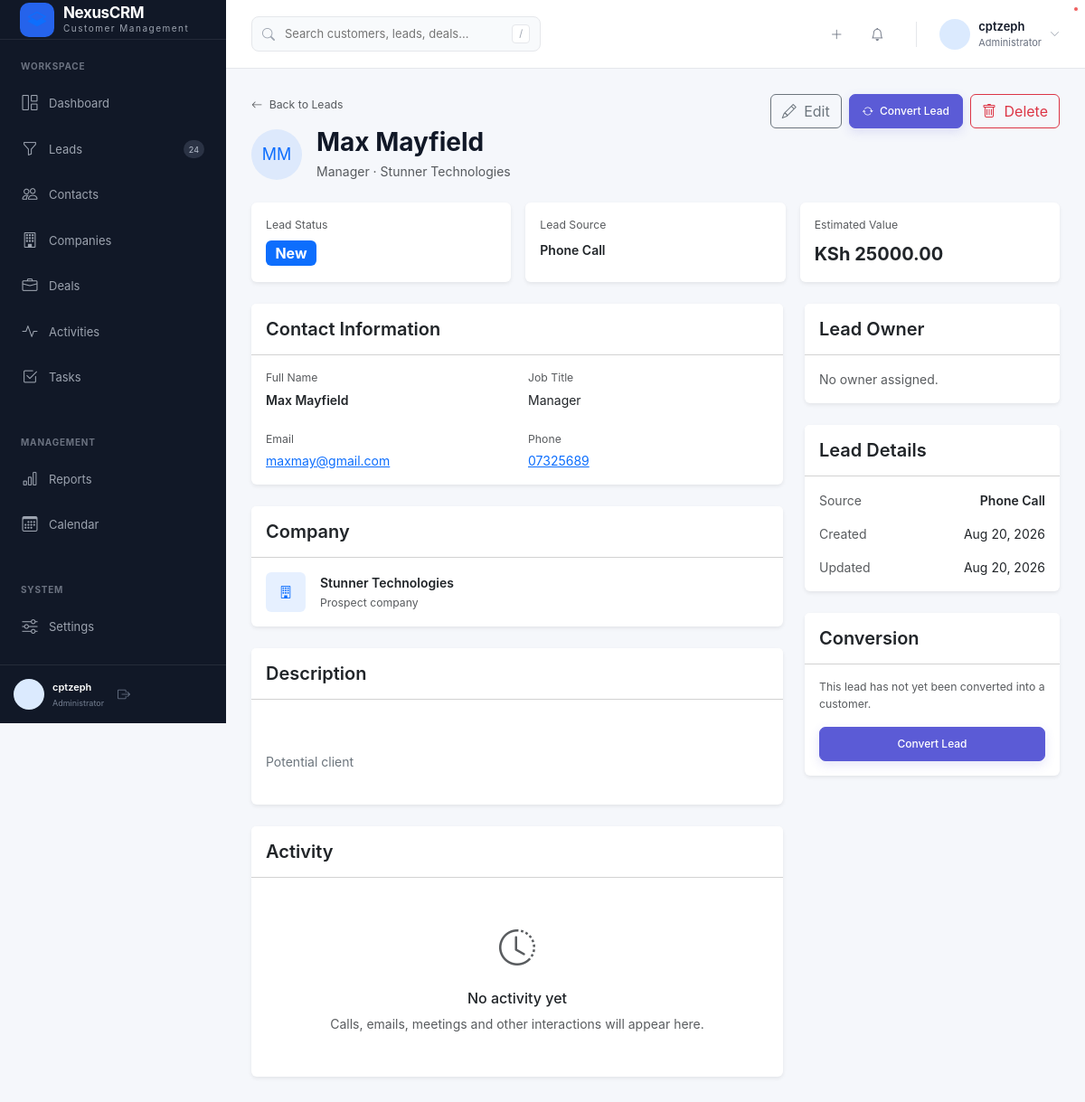
The app's page /leads/5/ (signed in), older data.
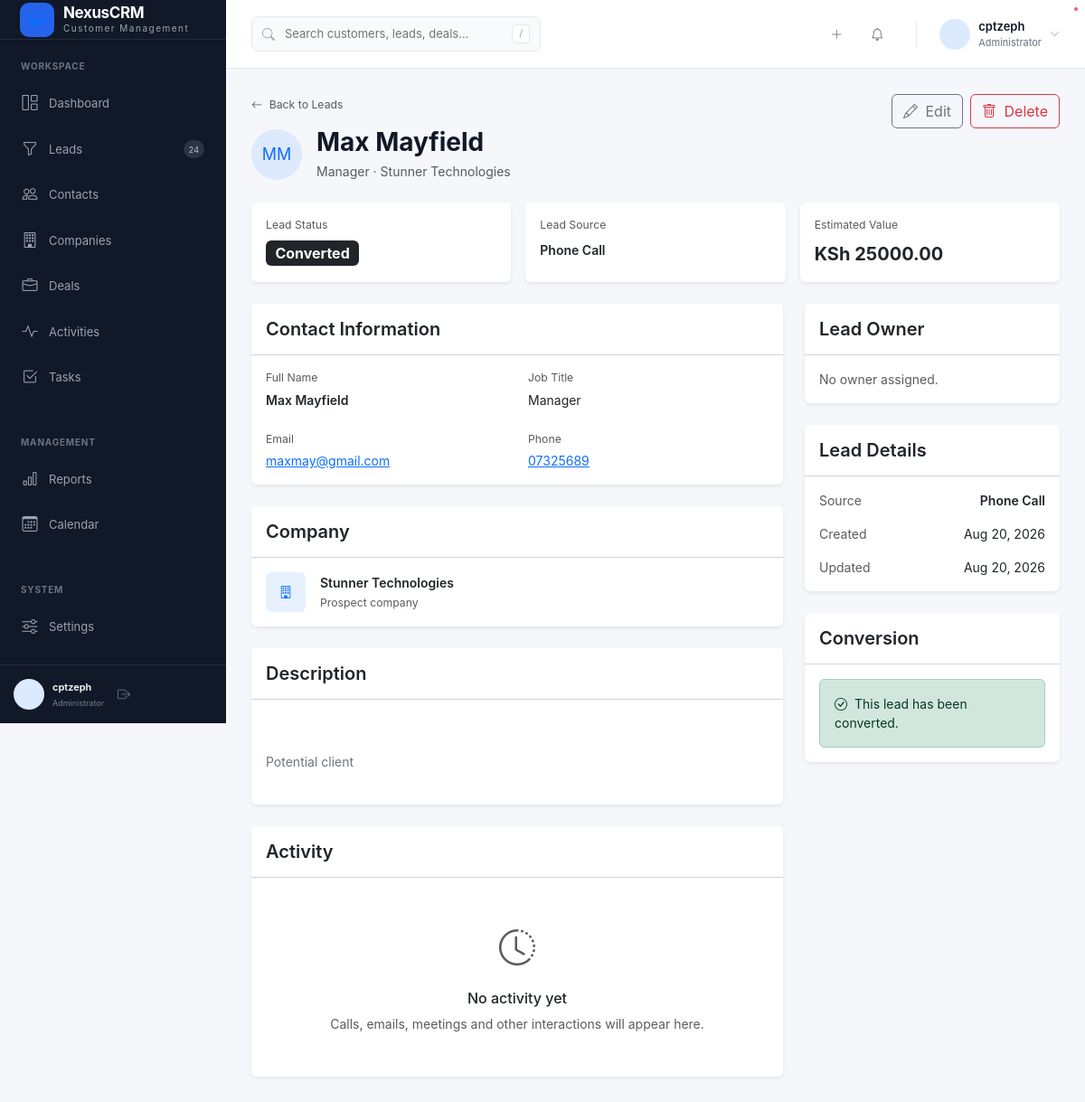
The same page, newer data.
### crmApp/views.py (the view)
# urls.py: path("leads/<int:pk>/", views.lead_detail, name="lead_detail"),
@login_required
def lead_detail(request, pk):
    lead = get_object_or_404(
        Lead.objects.select_related("owner", "converted_company", "converted_contact"),
        pk=pk
    )
    lead.user_can_edit = can_edit(request.user, lead)
    lead.user_can_convert = can_edit(request.user, lead)
    lead.user_can_delete = can_delete(request.user, lead)
    context = {
        "lead": lead,
    }
    return render(
        request,
        "crmApp/leads/detail.html",
        context
    )

### crmApp/context_processors.py (called while the page is built, shortened)
def crm_permissions(request):
    user = request.user
    role = get_user_role(user)
    return {
        "crm_role": role,
        "can_create_records": can_create(user),
        "can_edit_all_records": role in {
            ROLE_ADMIN,
            ROLE_MANAGER,
            ROLE_SUPPORT,
        },
        "can_delete_records": role in {
            ROLE_ADMIN,
            ROLE_MANAGER,
        },
    }

### crmApp/permissions.py (called while the page is built)
def get_user_role(user):
    if not user or not user.is_authenticated:
        return None
    if user.is_superuser:
        return ROLE_ADMIN
    profile = getattr(user, "profile", None)
    if not profile:
        return ROLE_VIEWER
    return profile.role

def can_create(user):
    role = get_user_role(user)
    return role in {
        ROLE_ADMIN,
        ROLE_MANAGER,
        ROLE_SALES,
    }

def can_edit(user, obj):
    role = get_user_role(user)
    if role in {
        ROLE_ADMIN,
        ROLE_MANAGER,
    }:
        return True
    if role == ROLE_SALES:
        return obj.owner_id == user.id
    return False

def can_delete(user, obj):
    role = get_user_role(user)
    return role in {
        ROLE_ADMIN,
        ROLE_MANAGER,
    }

### templates/crmApp/leads/detail.html (shortened to what the changed rows need)
{% extends "crmApp/base.html" %}
{% block content %}
<div class="container-fluid px-0">
    <div class="d-flex justify-content-between align-items-start mb-4">
        <div>
            <div class="d-flex align-items-center mt-3">
                <div>
                    <h1 class="h3 fw-bold mb-1">
                        {{ lead.first_name }}
                        {{ lead.last_name }}
                    </h1>
                </div>
            </div>
        </div>
        <div class="d-flex gap-2">
            {% if lead.user_can_edit %}
                <a
                    href="{% url 'lead_update' lead.pk %}"
                    class="btn btn-outline-secondary"
                >
                    <i class="bi bi-pencil me-1"></i>
                    Edit
                </a>
            {% endif %}
            {% if lead.user_can_convert and lead.status != "converted" %}
                <a
                    href="{% url 'lead_convert' lead.pk %}"
                    class="btn btn-primary"
                >
                    <i class="bi bi-arrow-repeat me-1"></i>
                    Convert Lead
                </a>
            {% endif %}
            {% if lead.user_can_delete %}
                <a
                    href="{% url 'lead_delete' lead.pk %}"
                    class="btn btn-outline-danger"
                >
                    <i class="bi bi-trash me-1"></i>
                    Delete
                </a>
            {% endif %}
        </div>
    </div>
    <div class="row g-3 mb-4">
        <div class="col-md-4">
            <div class="card border-0 shadow-sm h-100">
                <div class="card-body">
                    <small class="text-muted d-block mb-2">
                        Lead Status
                    </small>
                    {% if lead.status == "new" %}
                        <span class="badge text-bg-primary fs-6">
                            New
                        </span>
                    {% elif lead.status == "contacted" %}
                        <span class="badge text-bg-info fs-6">
                            Contacted
                        </span>
                    {% elif lead.status == "qualified" %}
                        <span class="badge text-bg-success fs-6">
                            Qualified
                        </span>
                    {% elif lead.status == "unqualified" %}
                        <span class="badge text-bg-secondary fs-6">
                            Unqualified
                        </span>
                    {% elif lead.status == "converted" %}
                        <span class="badge text-bg-dark fs-6">
                            Converted
                        </span>
                    {% endif %}
                </div>
            </div>
        </div>
    </div>
    <div class="row g-4">
        <div class="col-lg-4">
            <div class="card border-0 shadow-sm">
                <div class="card-body">
                    {% if lead.converted_company or lead.converted_contact %}
                        <div class="alert alert-success mb-0">
                            <i class="bi bi-check-circle me-1"></i>
                            This lead has been converted.
                        </div>
                    {% else %}
                        <p class="text-muted small">
                            This lead has not yet been converted
                            into a customer.
                        </p>
                        {% if lead.user_can_convert %}
                            <a
                                href="{% url 'lead_convert' lead.pk %}"
                                class="btn btn-primary w-100"
                            >
                                Convert Lead
                            </a>
                        {% endif %}
                    {% endif %}
                </div>
            </div>
        </div>
    </div>
</div>
{% endblock %}

Row changes from the older to the newer data that the page shows:
changed Lead "Max": status "new" → "converted" (drawn); converted_company_id empty → 7 (drawn)
Text that changed along with them:
text no longer shown: "Convert Lead New This lead has not yet been converted into a customer. Convert Lead"
text now shown: "Converted This lead has been converted."
